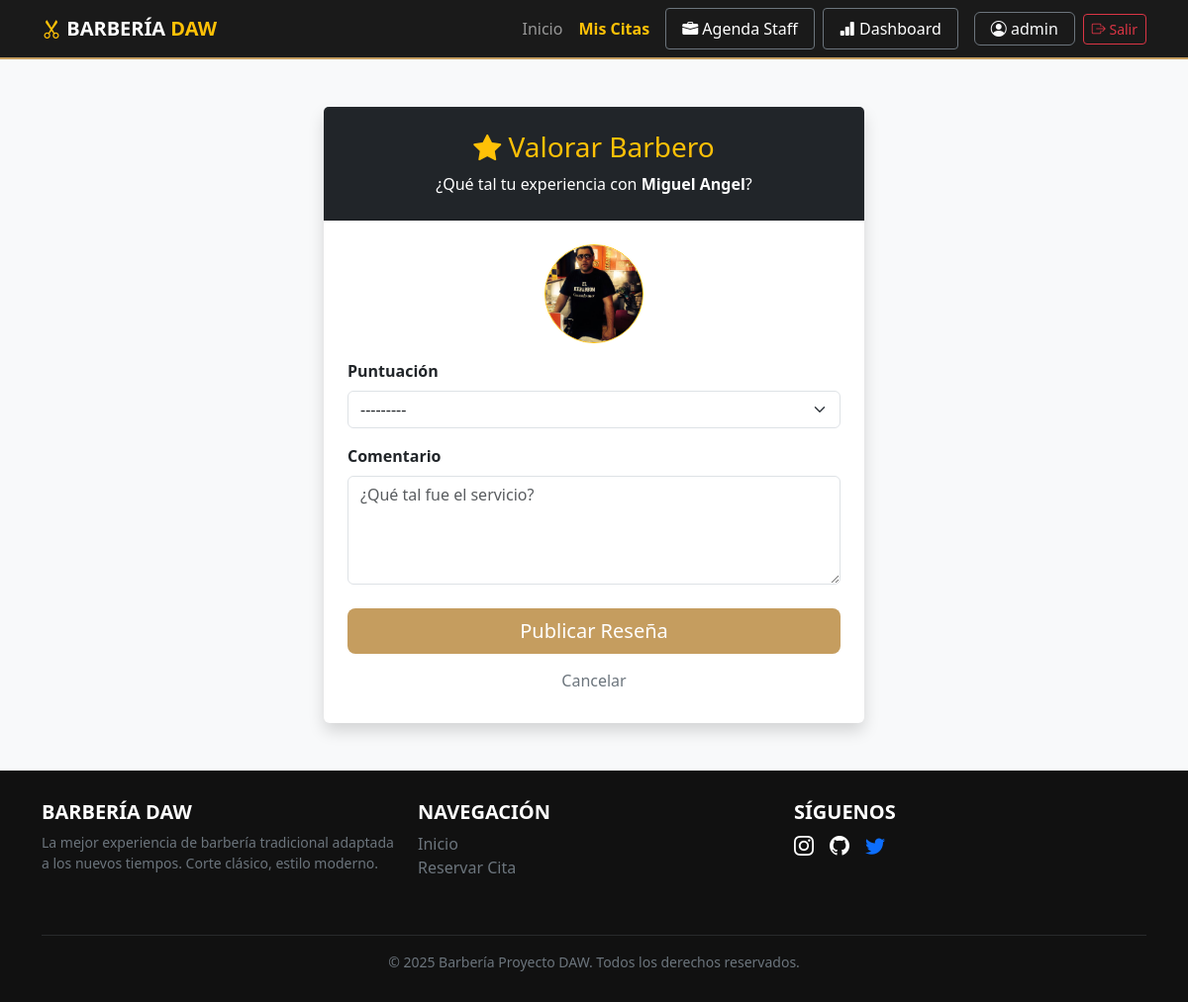
The page /valorar/1/ (signed in) on the database its author committed.
### gestion_citas/models.py (models this page shows, shortened)
class Usuario(AbstractUser):
    username = None
    email = models.EmailField("Correo Electrónico", unique=True)
    first_name = models.CharField("Nombre", max_length=150)
    last_name = models.CharField("Apellido", max_length=150)
    USERNAME_FIELD = "email"
    REQUIRED_FIELDS = ["first_name", "last_name"]
    objects = UsuarioManager()

class Barbero(models.Model):
    nombre = models.CharField(max_length=100)
    apellido = models.CharField(max_length=100)
    foto = models.ImageField(upload_to="barberos/", blank=True, null=True)
    experiencia = models.PositiveIntegerField(help_text="Años de experiencia")
    especialidades = models.ManyToManyField(Servicio, related_name="barberos")

### gestion_citas/views.py (the view)
# urls.py: path('valorar/<int:barbero_id>/', views.dejar_resena, name='dejar_resena'),
@login_required
def dejar_resena(request, barbero_id):
    barbero = get_object_or_404(Barbero, id=barbero_id)
    if request.method == "POST":
        form = ResenaForm(request.POST)
        if form.is_valid():
            resena = form.save(commit=False)
            resena.usuario = request.user  # Usuario actual
            resena.barbero = barbero  # Barbero seleccionado
            resena.save()
            messages.success(request, f"¡Gracias! Has valorado a {barbero.nombre}.")
            return redirect("home")  # O volver a mis_citas
    else:
        form = ResenaForm()
    return render(
        request,
        "gestion_citas/citas/dejar_resena.html",
        {"form": form, "barbero": barbero},
    )

### gestion_citas/forms.py
class ResenaForm(forms.ModelForm):
    class Meta:
        model = Resena
        fields = ["puntuacion", "comentario"]
        widgets = {
            "puntuacion": forms.Select(attrs={"class": "form-select"}),
            "comentario": forms.Textarea(
                attrs={
                    "rows": 4,
                    "class": "form-control",
                    "placeholder": "¿Qué tal fue el servicio?",
                }
            ),
        }
        labels = {
            "puntuacion": "Puntuación (1-5 Estrellas)",
            "comentario": "Tu opinión",
        }

### gestion_citas/templates/gestion_citas/citas/dejar_resena.html (shortened to what this page needs)
{% extends 'gestion_citas/base.html' %}
{% block content %}
<div class="container py-5">
    <div class="row justify-content-center">
        <div class="col-md-6">
            <div class="card shadow border-0">
                <div class="card-header bg-dark text-white text-center py-4">
                    <h3 class="mb-0 text-warning"><i class="bi bi-star-fill"></i> Valorar Barbero</h3>
                    <p class="mb-0 mt-2">¿Qué tal tu experiencia con <strong>{{ barbero.nombre }}</strong>?</p>
                </div>
                <div class="card-body p-4 text-center">
                    {% if barbero.foto %}
                        <img src="{{ barbero.foto.url }}" class="rounded-circle mb-3 border border-warning" width="100" height="100" style="object-fit: cover;">
                    {% endif %}
                    <form method="post">
                        <div class="mb-3 text-start">
                            <label class="form-label fw-bold">Puntuación</label>
                            {{ form.puntuacion }}
                        </div>
                        <div class="mb-4 text-start">
                            <label class="form-label fw-bold">Comentario</label>
                            {{ form.comentario }}
                        </div>
                        <div class="d-grid gap-2">
                            <button type="submit" class="btn btn-gold btn-lg">Publicar Reseña</button>
                            <a href="{% url 'mis_citas' %}" class="btn btn-link text-secondary text-decoration-none">Cancelar</a>
                        </div>
                    </form>
                </div>
            </div>
        </div>
    </div>
</div>
{% endblock %}

### gestion_citas/templates/gestion_citas/base.html (shortened to what this page needs)
{% load static %}
<!doctype html>
<html lang="es">
  <head>
    <link
      href="https://cdn.jsdelivr.net/npm/bootstrap@5.3.0/dist/css/bootstrap.min.css"
      rel="stylesheet"
    />
    <link
      rel="stylesheet"
      href="https://cdn.jsdelivr.net/npm/bootstrap-icons@1.10.0/font/bootstrap-icons.css"
    />
  </head>
  <body>
    <nav class="navbar navbar-expand-lg navbar-dark navbar-custom sticky-top">
      <div class="container">
        <a class="navbar-brand text-uppercase fw-bold" href="{% url 'home' %}">
          <i class="bi bi-scissors text-warning"></i> Barbería
          <span class="text-warning">DAW</span>
        </a>
        <div class="collapse navbar-collapse" id="navbarNav">
          <ul class="navbar-nav ms-auto align-items-center">
            <li class="nav-item">
              <a class="nav-link" href="{% url 'home' %}">Inicio</a>
            </li>
            {% if user.is_authenticated %}
            <li class="nav-item">
              <a
                class="nav-link text-warning fw-bold"
                href="{% url 'mis_citas' %}"
                >Mis Citas</a
              >
            </li>
            {% if user.is_staff %}
            <li class="nav-item ms-lg-2">
              <a
                class="nav-link btn btn-dark btn-sm border border-secondary px-3 text-white"
                href="{% url 'agenda_profesional' %}"
              >
                <i class="bi bi-briefcase-fill"></i> Agenda Staff
              </a>
            </li>
            {% endif %} {% if user.is_staff %}
            <li class="nav-item ms-lg-2">
              <a
                class="nav-link btn btn-dark btn-sm border border-secondary px-3 text-white"
                href="{% url 'dashboard_staff' %}"
              >
                <i class="bi bi-bar-chart-fill"></i> Dashboard
              </a>
            </li>
            {% endif %}
            <li class="nav-item ms-lg-3">
              <a
                href="{% url 'mi_perfil' %}"
                class="nav-link btn btn-outline-light border border-secondary rounded px-3 py-1 text-light"
                title="Editar mi perfil"
              >
                <i class="bi bi-person-circle"></i> {{ user.first_name }}
              </a>
            </li>
            <li class="nav-item ms-2">
              <form action="{% url 'logout' %}" method="post" class="d-inline">
                <button type="submit" class="btn btn-outline-danger btn-sm">
                  <i class="bi bi-box-arrow-right"></i> Salir
                </button>
              </form>
            </li>
            {% endif %}
          </ul>
        </div>
      </div>
    </nav>
    <main class="flex-grow-1 position-relative">
       {% block content %}{% endblock %}
    </main>
    <footer class="footer-custom text-center">
      <div class="container">
        <div class="row text-start">
          <div class="col-md-4 mb-3">
            <h5 class="text-white text-uppercase fw-bold text-warning">
              Barbería DAW
            </h5>
            <p class="small text-secondary">
              La mejor experiencia de barbería tradicional adaptada a los nuevos
              tiempos. Corte clásico, estilo moderno.
            </p>
          </div>
          <div class="col-md-4 mb-3">
            <h5 class="text-white text-uppercase fw-bold">Navegación</h5>
            <ul class="list-unstyled">
              <li>
                <a
                  href="{% url 'home' %}"
                  class="text-decoration-none text-secondary hover-gold"
                  >Inicio</a
                >
              </li>
              <li>
                <a
                  href="{% url 'mis_citas' %}"
                  class="text-decoration-none text-secondary hover-gold"
                  >Reservar Cita</a
                >
              </li>
            </ul>
          </div>
          <div class="col-md-4 mb-3">
            <h5 class="text-white text-uppercase fw-bold">Síguenos</h5>
            <div class="d-flex gap-3">
              <a href="#" class="text-white fs-5"
                ><i class="bi bi-instagram"></i
              ></a>
              <a href="https://github.com/XanKeeTee" class="text-white fs-5"
                ><i class="bi bi-github"></i
              ></a>
              <a href="#" class="text- white fs-5"
                ><i class="bi bi-twitter"></i
              ></a>
            </div>
          </div>
        </div>
        <hr class="border-secondary mt-4" />
        <p class="mb-0 small text-secondary">
          &copy; 2025 Barbería Proyecto DAW. Todos los derechos reservados.
        </p>
      </div>
    </footer>
  </body>
</html>

### gestion_citas/templates/gestion_citas/base.html (style rules this page uses)
body { font-family: "Segoe UI", Tahoma, Geneva, Verdana, sans-serif; display: flex; flex-direction: column; min-height: 100vh; background-color: #f8f9fa; }
.navbar-custom { background-color: #1a1a1a; border-bottom: 2px solid #c59d5f; }
.footer-custom { background-color: #111; color: #aaa; padding: 30px 0; margin-top: auto; }
.btn-gold { background-color: #c59d5f; color: white; border: none; transition: all 0.3s; }

### rows shown on the page
Usuario: first_name "admin"
Barbero: nombre "Miguel Angel", foto (picture)
